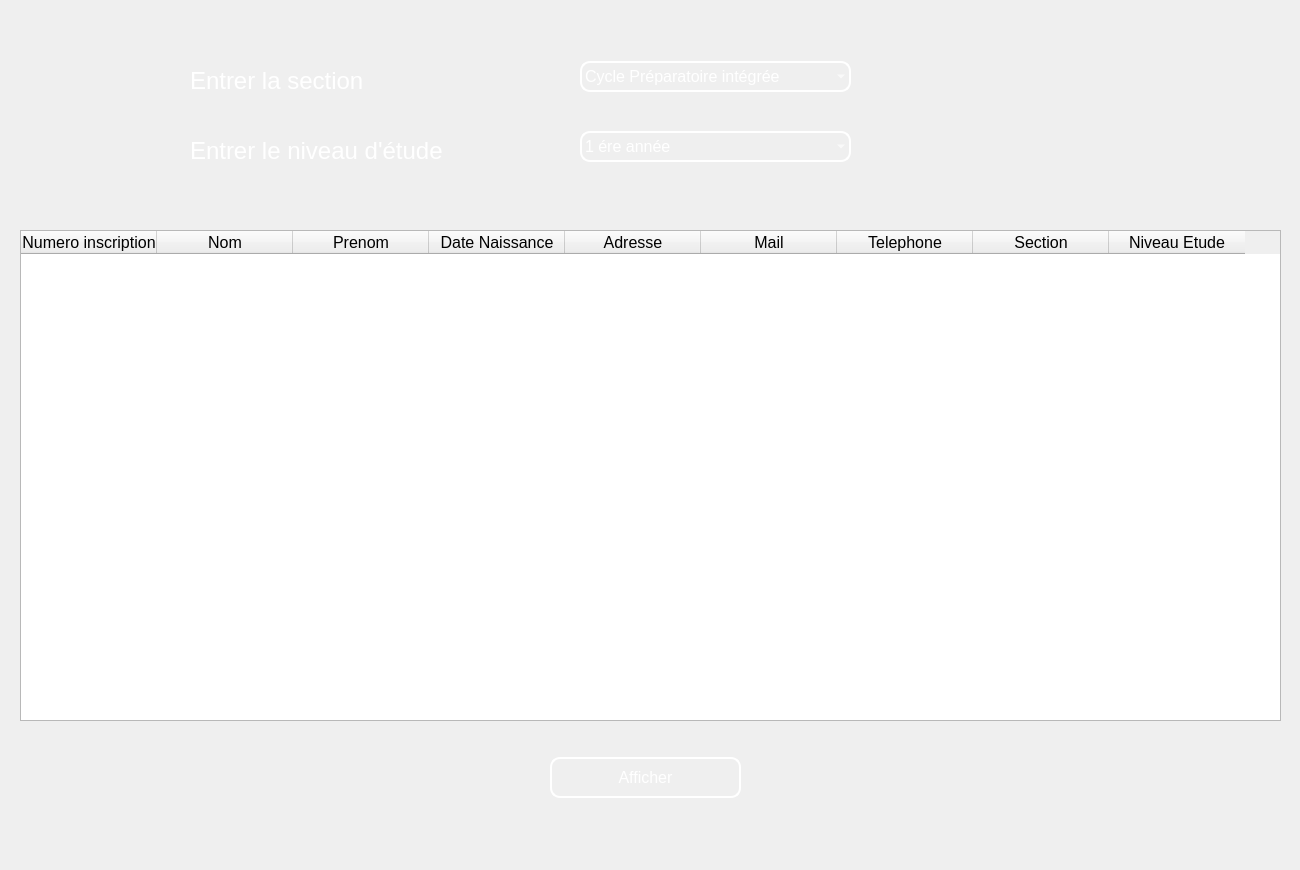
<?xml version="1.0" encoding="UTF-8"?>
<ui version="4.0">
 <class>affichage_etudiant_section_niveaui</class>
 <widget class="QWidget" name="affichage_etudiant_section_niveaui">
  <property name="geometry">
   <rect>
    <x>0</x>
    <y>0</y>
    <width>1300</width>
    <height>870</height>
   </rect>
  </property>
  <property name="windowTitle">
   <string>Form</string>
  </property>
  <widget class="QLabel" name="label">
   <property name="geometry">
    <rect>
     <x>0</x>
     <y>-20</y>
     <width>1300</width>
     <height>870</height>
    </rect>
   </property>
   <property name="text">
    <string/>
   </property>
   <property name="pixmap">
    <pixmap resource="ressources.qrc">:/ressources/23.jpg</pixmap>
   </property>
   <property name="scaledContents">
    <bool>true</bool>
   </property>
  </widget>
  <widget class="QTableWidget" name="tableWidget">
   <property name="geometry">
    <rect>
     <x>20</x>
     <y>230</y>
     <width>1261</width>
     <height>491</height>
    </rect>
   </property>
   <property name="font">
    <font>
     <pointsize>12</pointsize>
    </font>
   </property>
   <property name="styleSheet">
    <string notr="true"/>
   </property>
   <attribute name="horizontalHeaderDefaultSectionSize">
    <number>136</number>
   </attribute>
   <column>
    <property name="text">
     <string>Numero inscription</string>
    </property>
   </column>
   <column>
    <property name="text">
     <string>Nom</string>
    </property>
   </column>
   <column>
    <property name="text">
     <string>Prenom</string>
    </property>
   </column>
   <column>
    <property name="text">
     <string>Date Naissance</string>
    </property>
   </column>
   <column>
    <property name="text">
     <string>Adresse</string>
    </property>
   </column>
   <column>
    <property name="text">
     <string>Mail</string>
    </property>
   </column>
   <column>
    <property name="text">
     <string>Telephone</string>
    </property>
   </column>
   <column>
    <property name="text">
     <string>Section</string>
    </property>
   </column>
   <column>
    <property name="text">
     <string>Niveau Etude</string>
    </property>
   </column>
  </widget>
  <widget class="QLabel" name="label_2">
   <property name="geometry">
    <rect>
     <x>190</x>
     <y>60</y>
     <width>301</width>
     <height>41</height>
    </rect>
   </property>
   <property name="font">
    <font>
     <pointsize>18</pointsize>
    </font>
   </property>
   <property name="styleSheet">
    <string notr="true">background:transparent;
color: rgb(255, 255, 255);

border-radius:10px</string>
   </property>
   <property name="text">
    <string>Entrer la section</string>
   </property>
  </widget>
  <widget class="QLabel" name="label_3">
   <property name="geometry">
    <rect>
     <x>190</x>
     <y>130</y>
     <width>351</width>
     <height>41</height>
    </rect>
   </property>
   <property name="font">
    <font>
     <pointsize>18</pointsize>
    </font>
   </property>
   <property name="styleSheet">
    <string notr="true">background:transparent;
color: rgb(255, 255, 255);

border-radius:10px</string>
   </property>
   <property name="text">
    <string>Entrer le niveau d'étude</string>
   </property>
  </widget>
  <widget class="QComboBox" name="comboBox">
   <property name="geometry">
    <rect>
     <x>580</x>
     <y>61</y>
     <width>271</width>
     <height>31</height>
    </rect>
   </property>
   <property name="font">
    <font>
     <pointsize>12</pointsize>
    </font>
   </property>
   <property name="styleSheet">
    <string notr="true">background:transparent;
color: rgb(255, 255, 255);
border:2px solid white;
border-radius:10px</string>
   </property>
   <item>
    <property name="text">
     <string>Cycle Préparatoire intégrée</string>
    </property>
   </item>
   <item>
    <property name="text">
     <string>License Info</string>
    </property>
   </item>
   <item>
    <property name="text">
     <string>License Tic</string>
    </property>
   </item>
   <item>
    <property name="text">
     <string>License électronique</string>
    </property>
   </item>
   <item>
    <property name="text">
     <string>Ingénieur électronique</string>
    </property>
   </item>
   <item>
    <property name="text">
     <string>Ingénieur Informatique</string>
    </property>
   </item>
  </widget>
  <widget class="QComboBox" name="comboBox_2">
   <property name="geometry">
    <rect>
     <x>580</x>
     <y>131</y>
     <width>271</width>
     <height>31</height>
    </rect>
   </property>
   <property name="font">
    <font>
     <pointsize>12</pointsize>
    </font>
   </property>
   <property name="styleSheet">
    <string notr="true">background:transparent;
color: rgb(255, 255, 255);
border:2px solid white;
border-radius:10px</string>
   </property>
   <item>
    <property name="text">
     <string>1 ére année</string>
    </property>
   </item>
   <item>
    <property name="text">
     <string>2 éme année</string>
    </property>
   </item>
   <item>
    <property name="text">
     <string>3 éme année</string>
    </property>
   </item>
  </widget>
  <widget class="QPushButton" name="pushButton">
   <property name="geometry">
    <rect>
     <x>550</x>
     <y>757</y>
     <width>191</width>
     <height>41</height>
    </rect>
   </property>
   <property name="font">
    <font>
     <pointsize>12</pointsize>
    </font>
   </property>
   <property name="styleSheet">
    <string notr="true">
color: rgb(255, 255, 255);
border:2px solid white;
border-radius:10px</string>
   </property>
   <property name="text">
    <string>Afficher</string>
   </property>
  </widget>
 </widget>
 <resources>
  <include location="ressources.qrc"/>
 </resources>
 <connections/>
</ui>
